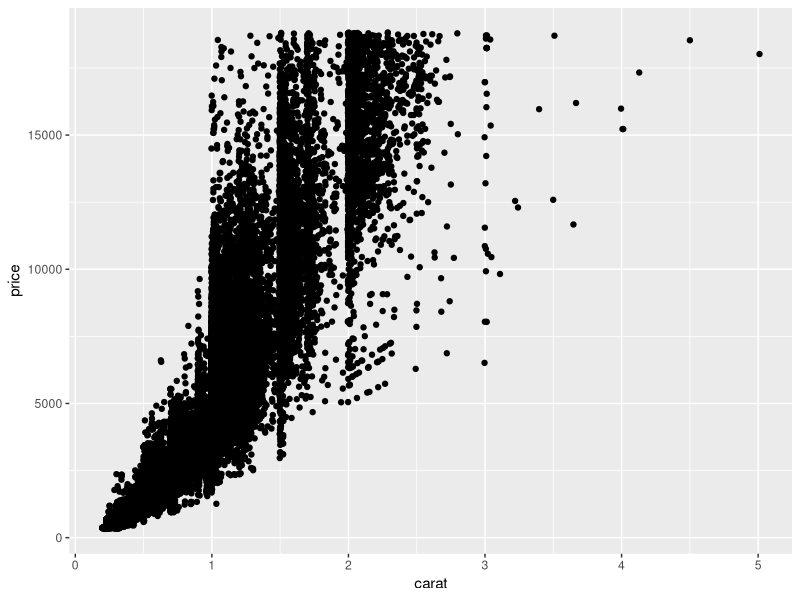
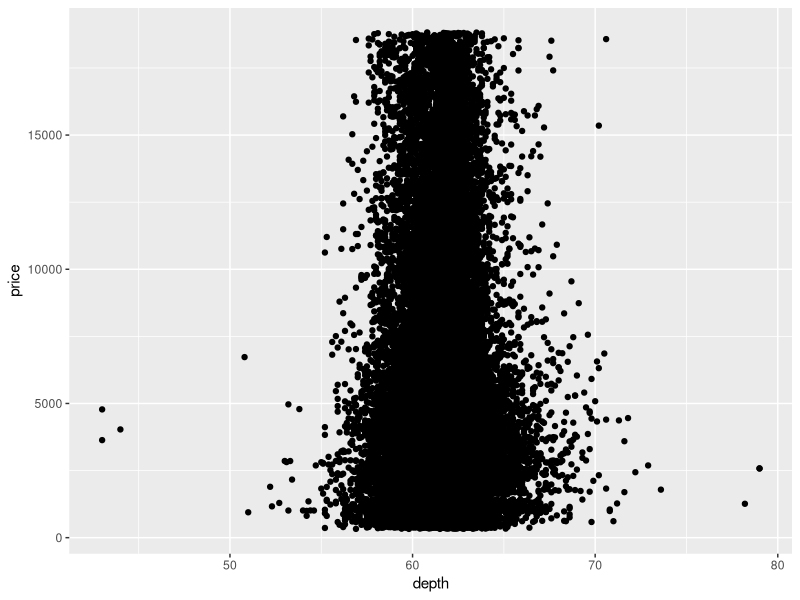
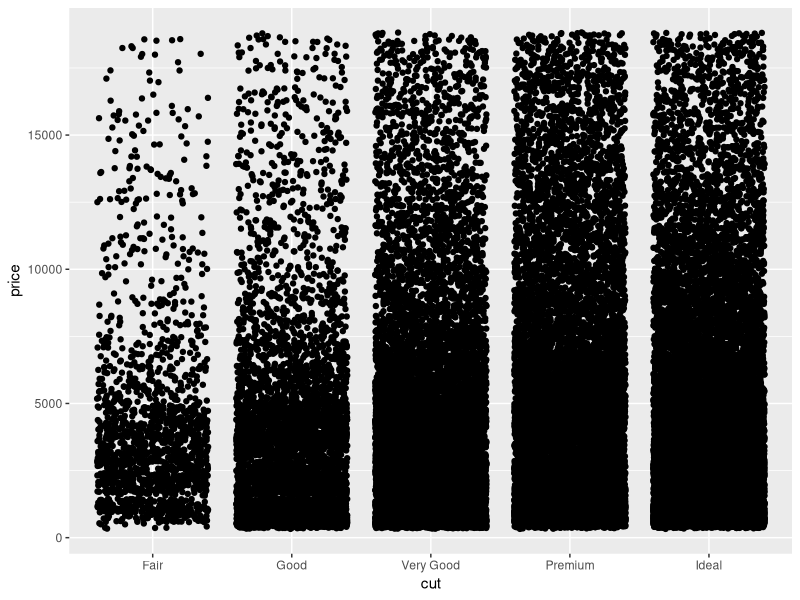

Generate these figures, in order, with R:
## ---- chunk 1
knitr::opts_chunk$set(echo = TRUE)
library(tidyverse)
library(ggplot2)
## ---- chunk 2
### In this code chunk, start with the diamonds dataset (built in to
### ggplot2 package) and create a plot of price vs. carat (or some other
### variables of your choice)

ggplot(data = diamonds, aes(x = carat, y = price)) +
  geom_jitter()
## ---- chunk 3
### In this code chunk, start with the diamonds dataset (built in to
### ggplot2 package) and create a subset based on filtering, e.g., 
### size greater than 1 carat or cut is "Ideal"

diamonds_subset <- diamonds %>% filter(carat > 0.2 | cut == "Ideal")
ggplot(data=diamonds_subset, mapping=aes(x=depth, y=price)) +
geom_point()


## ---- chunk 4
ggplot(data = diamonds, aes(x = cut, y = price)) +
  geom_jitter()


## ---- chunk 5
### Both partners - delete this comment, then write some code here
### to plot, summarize, calculate something simple using the diamonds
### dataset.


